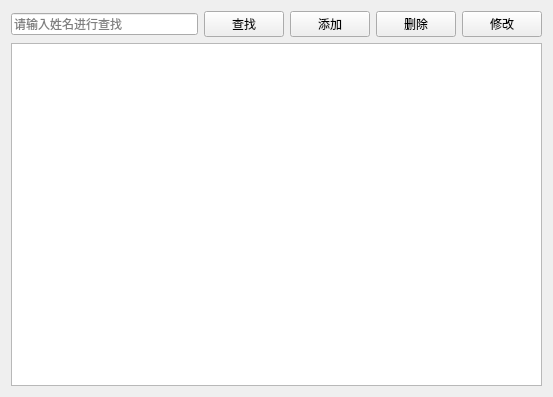
<?xml version="1.0" encoding="UTF-8"?>
<ui version="4.0">
 <class>PatientView</class>
 <widget class="QWidget" name="PatientView">
  <property name="geometry">
   <rect>
    <x>0</x>
    <y>0</y>
    <width>553</width>
    <height>397</height>
   </rect>
  </property>
  <property name="windowTitle">
   <string>患者管理</string>
  </property>
  <layout class="QVBoxLayout" name="verticalLayout">
   <item>
    <layout class="QHBoxLayout" name="horizontalLayout">
     <item>
      <widget class="QLineEdit" name="txtSearch">
       <property name="placeholderText">
        <string>请输入姓名进行查找</string>
       </property>
      </widget>
     </item>
     <item>
      <widget class="QPushButton" name="btSearch">
       <property name="text">
        <string>查找</string>
       </property>
       <property name="icon">
        <iconset resource="lab4.qrc">
         <normaloff>:/img/search.png</normaloff>:/img/search.png</iconset>
       </property>
      </widget>
     </item>
     <item>
      <widget class="QPushButton" name="btAdd">
       <property name="text">
        <string>添加</string>
       </property>
       <property name="icon">
        <iconset resource="lab4.qrc">
         <normaloff>:/img/new.png</normaloff>:/img/new.png</iconset>
       </property>
      </widget>
     </item>
     <item>
      <widget class="QPushButton" name="btDelete">
       <property name="text">
        <string>删除</string>
       </property>
       <property name="icon">
        <iconset resource="lab4.qrc">
         <normaloff>:/img/delete.png</normaloff>:/img/delete.png</iconset>
       </property>
      </widget>
     </item>
     <item>
      <widget class="QPushButton" name="btEdit">
       <property name="text">
        <string>修改</string>
       </property>
       <property name="icon">
        <iconset resource="lab4.qrc">
         <normaloff>:/img/edit.png</normaloff>:/img/edit.png</iconset>
       </property>
      </widget>
     </item>
    </layout>
   </item>
   <item>
    <widget class="QTableView" name="tableView"/>
   </item>
  </layout>
 </widget>
 <resources>
  <include location="lab4.qrc"/>
 </resources>
 <connections/>
</ui>
